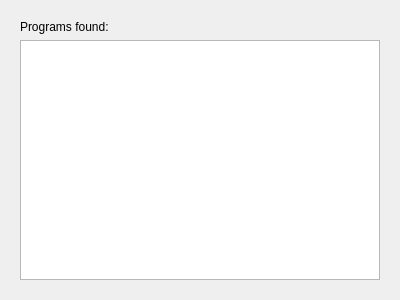
<?xml version="1.0" encoding="UTF-8"?>
<ui version="4.0">
 <class>CheckProgramPage</class>
 <widget class="QWidget" name="CheckProgramPage">
  <property name="geometry">
   <rect>
    <x>0</x>
    <y>0</y>
    <width>400</width>
    <height>300</height>
   </rect>
  </property>
  <property name="windowTitle">
   <string>Form</string>
  </property>
  <layout class="QVBoxLayout" name="verticalLayout">
   <item>
    <widget class="QStackedWidget" name="stackedWidget">
     <property name="currentIndex">
      <number>0</number>
     </property>
     <widget class="QWidget" name="page">
      <layout class="QVBoxLayout" name="verticalLayout_3">
       <item>
        <layout class="QVBoxLayout" name="verticalLayout_2">
         <item>
          <widget class="QLabel" name="label">
           <property name="text">
            <string>Programs found:</string>
           </property>
          </widget>
         </item>
         <item>
          <widget class="QListWidget" name="listWidget"/>
         </item>
        </layout>
       </item>
      </layout>
     </widget>
     <widget class="QWidget" name="page_2">
      <layout class="QVBoxLayout" name="verticalLayout_5">
       <item>
        <layout class="QVBoxLayout" name="verticalLayout_4">
         <item>
          <widget class="QLabel" name="label_2">
           <property name="text">
            <string>No program found</string>
           </property>
          </widget>
         </item>
         <item>
          <spacer name="verticalSpacer">
           <property name="orientation">
            <enum>Qt::Vertical</enum>
           </property>
           <property name="sizeHint" stdset="0">
            <size>
             <width>20</width>
             <height>40</height>
            </size>
           </property>
          </spacer>
         </item>
        </layout>
       </item>
      </layout>
     </widget>
    </widget>
   </item>
  </layout>
 </widget>
 <resources/>
 <connections/>
</ui>
